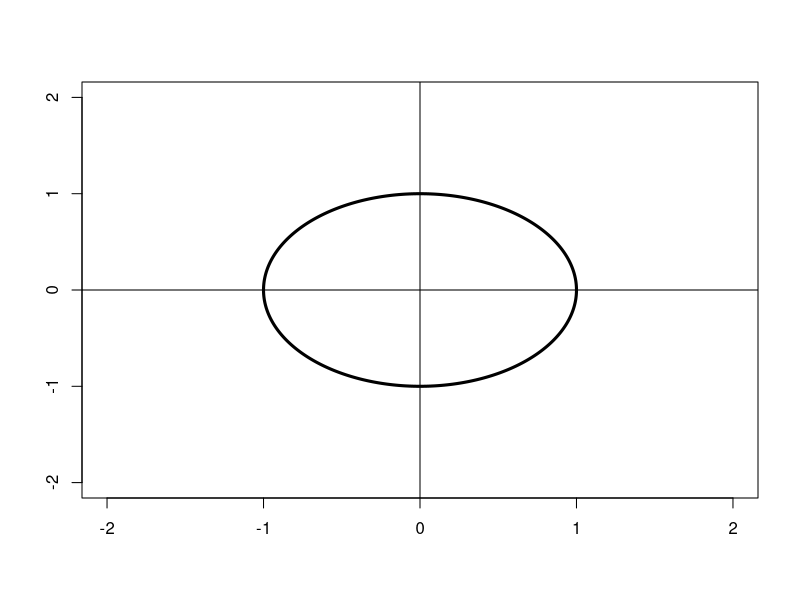
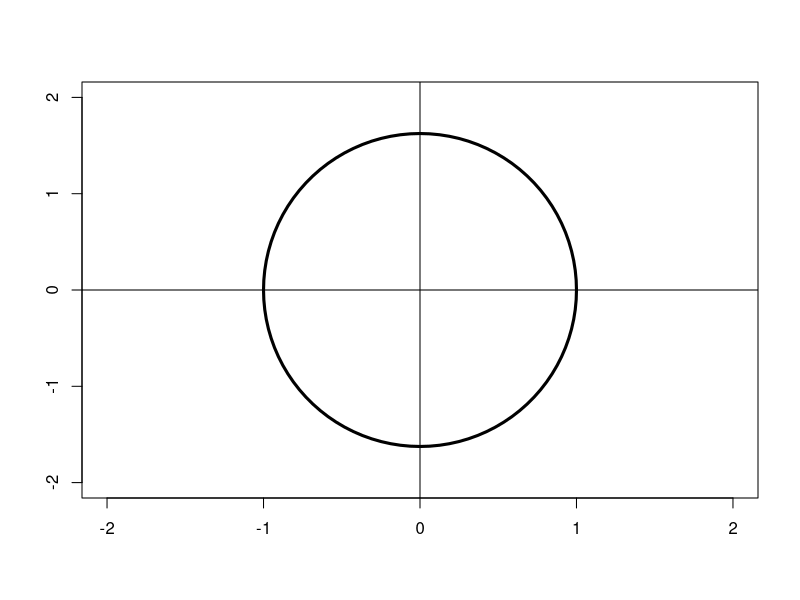

Generate these figures, in order, with R:
# # # # # # # # # # # # # # # # # # # # # # # # # # # # # # # # # # # # # # # # # # # # # # # # # # # # # # # # # # #
# LIBRARIES

# Plot a circle of radius 1 around (0,0)

# Hard way:
t = seq(0, 2*pi, length=1000)
x = cos(t)
y = sin(t)

plot(c(-2, 2), c(-2,2), type="n", xlab="", ylab="")
abline(h=0)
abline(v=0)

lines(x,y,lwd=3)

# EASY WAY:
# If you search on Google, a function draw.circle comes up
# On help page, it says it's in the plotrix library

library(plotrix)

# We get an error. We need to download & install the library

# R has functions that come in the base installation, but there are tons of other functions
# you can load and use.  These functions usually come in packages, and you have to install
# them and then load the functions using library().  Fortunately, there's a pretty
# straightforward way of loading everything.

install.packages("plotrix") #don't forget the quotes!
library(plotrix) #don't use the quotes here though!

# Now we can officially get help on the draw.circle command

?draw.circle

# So we can use it by:

plot(c(-2, 2), c(-2,2), type="n", xlab="", ylab="")
abline(h=0)
abline(v=0)

draw.circle(0,0,1, lwd=3)
